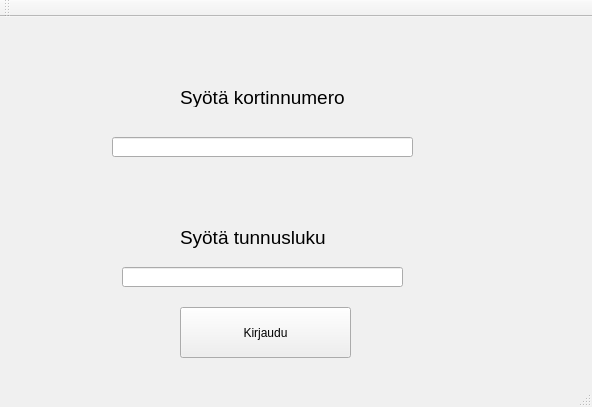
<?xml version="1.0" encoding="UTF-8"?>
<ui version="4.0">
 <class>MainWindow</class>
 <widget class="QMainWindow" name="MainWindow">
  <property name="geometry">
   <rect>
    <x>0</x>
    <y>0</y>
    <width>592</width>
    <height>407</height>
   </rect>
  </property>
  <property name="palette">
   <palette>
    <active>
     <colorrole role="Base">
      <brush brushstyle="SolidPattern">
       <color alpha="255">
        <red>255</red>
        <green>255</green>
        <blue>255</blue>
       </color>
      </brush>
     </colorrole>
     <colorrole role="Window">
      <brush brushstyle="SolidPattern">
       <color alpha="255">
        <red>240</red>
        <green>240</green>
        <blue>240</blue>
       </color>
      </brush>
     </colorrole>
    </active>
    <inactive>
     <colorrole role="Base">
      <brush brushstyle="SolidPattern">
       <color alpha="255">
        <red>255</red>
        <green>255</green>
        <blue>255</blue>
       </color>
      </brush>
     </colorrole>
     <colorrole role="Window">
      <brush brushstyle="SolidPattern">
       <color alpha="255">
        <red>240</red>
        <green>240</green>
        <blue>240</blue>
       </color>
      </brush>
     </colorrole>
    </inactive>
    <disabled>
     <colorrole role="Base">
      <brush brushstyle="SolidPattern">
       <color alpha="255">
        <red>240</red>
        <green>240</green>
        <blue>240</blue>
       </color>
      </brush>
     </colorrole>
     <colorrole role="Window">
      <brush brushstyle="SolidPattern">
       <color alpha="255">
        <red>240</red>
        <green>240</green>
        <blue>240</blue>
       </color>
      </brush>
     </colorrole>
    </disabled>
   </palette>
  </property>
  <property name="windowTitle">
   <string>MainWindow</string>
  </property>
  <widget class="QWidget" name="centralWidget">
   <widget class="QLabel" name="label">
    <property name="geometry">
     <rect>
      <x>180</x>
      <y>70</y>
      <width>311</width>
      <height>20</height>
     </rect>
    </property>
    <property name="font">
     <font>
      <pointsize>14</pointsize>
     </font>
    </property>
    <property name="text">
     <string>Syötä kortinnumero</string>
    </property>
   </widget>
   <widget class="QPushButton" name="btnLogin">
    <property name="geometry">
     <rect>
      <x>180</x>
      <y>290</y>
      <width>171</width>
      <height>51</height>
     </rect>
    </property>
    <property name="text">
     <string>Kirjaudu</string>
    </property>
   </widget>
   <widget class="QLabel" name="label_2">
    <property name="geometry">
     <rect>
      <x>180</x>
      <y>210</y>
      <width>331</width>
      <height>21</height>
     </rect>
    </property>
    <property name="font">
     <font>
      <pointsize>14</pointsize>
     </font>
    </property>
    <property name="text">
     <string>Syötä tunnusluku</string>
    </property>
   </widget>
   <widget class="QLineEdit" name="lineEditCardId">
    <property name="geometry">
     <rect>
      <x>112</x>
      <y>120</y>
      <width>301</width>
      <height>20</height>
     </rect>
    </property>
   </widget>
   <widget class="QLineEdit" name="lineEditCardPin">
    <property name="geometry">
     <rect>
      <x>122</x>
      <y>250</y>
      <width>281</width>
      <height>20</height>
     </rect>
    </property>
   </widget>
   <widget class="QLabel" name="labelResult">
    <property name="geometry">
     <rect>
      <x>420</x>
      <y>230</y>
      <width>161</width>
      <height>111</height>
     </rect>
    </property>
    <property name="text">
     <string/>
    </property>
   </widget>
   <widget class="QLabel" name="labelerror">
    <property name="geometry">
     <rect>
      <x>370</x>
      <y>290</y>
      <width>211</width>
      <height>61</height>
     </rect>
    </property>
    <property name="font">
     <font>
      <pointsize>9</pointsize>
     </font>
    </property>
    <property name="text">
     <string/>
    </property>
   </widget>
  </widget>
  <widget class="QMenuBar" name="menuBar">
   <property name="geometry">
    <rect>
     <x>0</x>
     <y>0</y>
     <width>592</width>
     <height>21</height>
    </rect>
   </property>
  </widget>
  <widget class="QToolBar" name="mainToolBar">
   <attribute name="toolBarArea">
    <enum>TopToolBarArea</enum>
   </attribute>
   <attribute name="toolBarBreak">
    <bool>false</bool>
   </attribute>
  </widget>
  <widget class="QStatusBar" name="statusBar"/>
 </widget>
 <layoutdefault spacing="6" margin="11"/>
 <resources/>
 <connections/>
</ui>
